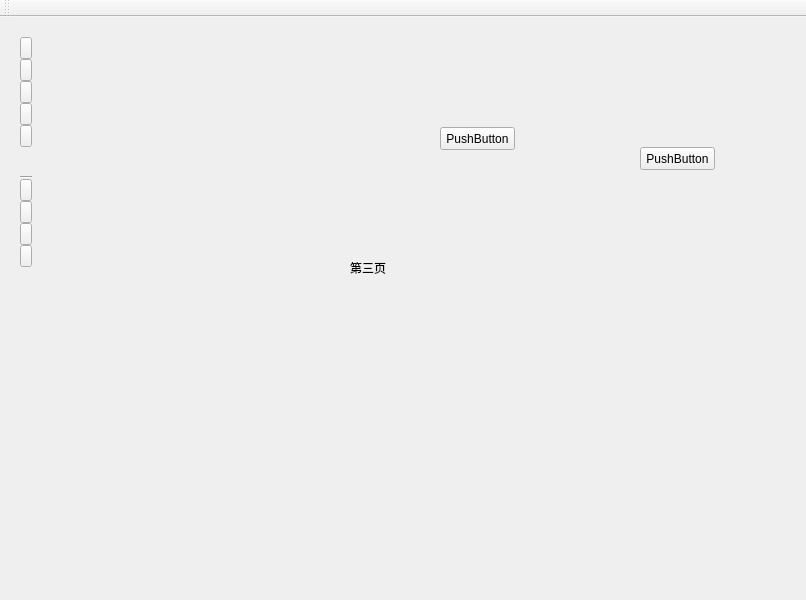
<?xml version="1.0" encoding="UTF-8"?>
<ui version="4.0">
 <class>MainWindow</class>
 <widget class="QMainWindow" name="MainWindow">
  <property name="geometry">
   <rect>
    <x>0</x>
    <y>0</y>
    <width>806</width>
    <height>600</height>
   </rect>
  </property>
  <property name="windowTitle">
   <string>MainWindow</string>
  </property>
  <widget class="QWidget" name="centralWidget">
   <widget class="QWidget" name="layoutWidget">
    <property name="geometry">
     <rect>
      <x>9</x>
      <y>9</y>
      <width>34</width>
      <height>252</height>
     </rect>
    </property>
    <layout class="QVBoxLayout" name="verticalLayout" stretch="2,2,2,2,2,16,2,2,3,2,2">
     <property name="spacing">
      <number>0</number>
     </property>
     <item>
      <widget class="QPushButton" name="pushButton">
       <property name="sizePolicy">
        <sizepolicy hsizetype="Expanding" vsizetype="Expanding">
         <horstretch>0</horstretch>
         <verstretch>0</verstretch>
        </sizepolicy>
       </property>
       <property name="text">
        <string notr="true"/>
       </property>
      </widget>
     </item>
     <item>
      <widget class="QPushButton" name="pushButton_2">
       <property name="sizePolicy">
        <sizepolicy hsizetype="Expanding" vsizetype="Expanding">
         <horstretch>0</horstretch>
         <verstretch>0</verstretch>
        </sizepolicy>
       </property>
       <property name="text">
        <string/>
       </property>
      </widget>
     </item>
     <item>
      <widget class="QPushButton" name="pushButton_3">
       <property name="sizePolicy">
        <sizepolicy hsizetype="Expanding" vsizetype="Expanding">
         <horstretch>0</horstretch>
         <verstretch>0</verstretch>
        </sizepolicy>
       </property>
       <property name="text">
        <string/>
       </property>
      </widget>
     </item>
     <item>
      <widget class="QPushButton" name="pushButton_4">
       <property name="sizePolicy">
        <sizepolicy hsizetype="Expanding" vsizetype="Expanding">
         <horstretch>0</horstretch>
         <verstretch>0</verstretch>
        </sizepolicy>
       </property>
       <property name="text">
        <string/>
       </property>
      </widget>
     </item>
     <item>
      <widget class="QPushButton" name="pushButton_5">
       <property name="sizePolicy">
        <sizepolicy hsizetype="Expanding" vsizetype="Expanding">
         <horstretch>0</horstretch>
         <verstretch>0</verstretch>
        </sizepolicy>
       </property>
       <property name="text">
        <string/>
       </property>
      </widget>
     </item>
     <item>
      <spacer name="verticalSpacer">
       <property name="orientation">
        <enum>Qt::Vertical</enum>
       </property>
       <property name="sizeHint" stdset="0">
        <size>
         <width>20</width>
         <height>40</height>
        </size>
       </property>
      </spacer>
     </item>
     <item>
      <widget class="Line" name="line">
       <property name="orientation">
        <enum>Qt::Horizontal</enum>
       </property>
      </widget>
     </item>
     <item>
      <widget class="QPushButton" name="pushButton_6">
       <property name="sizePolicy">
        <sizepolicy hsizetype="Expanding" vsizetype="Expanding">
         <horstretch>0</horstretch>
         <verstretch>0</verstretch>
        </sizepolicy>
       </property>
       <property name="text">
        <string/>
       </property>
      </widget>
     </item>
     <item>
      <widget class="QPushButton" name="pushButton_9">
       <property name="sizePolicy">
        <sizepolicy hsizetype="Expanding" vsizetype="Expanding">
         <horstretch>0</horstretch>
         <verstretch>0</verstretch>
        </sizepolicy>
       </property>
       <property name="text">
        <string/>
       </property>
      </widget>
     </item>
     <item>
      <widget class="QPushButton" name="pushButton_8">
       <property name="sizePolicy">
        <sizepolicy hsizetype="Expanding" vsizetype="Expanding">
         <horstretch>0</horstretch>
         <verstretch>0</verstretch>
        </sizepolicy>
       </property>
       <property name="text">
        <string/>
       </property>
      </widget>
     </item>
     <item>
      <widget class="QPushButton" name="pushButton_7">
       <property name="sizePolicy">
        <sizepolicy hsizetype="Expanding" vsizetype="Expanding">
         <horstretch>0</horstretch>
         <verstretch>0</verstretch>
        </sizepolicy>
       </property>
       <property name="text">
        <string/>
       </property>
      </widget>
     </item>
    </layout>
   </widget>
   <widget class="QStackedWidget" name="stackedWidget">
    <property name="geometry">
     <rect>
      <x>150</x>
      <y>30</y>
      <width>461</width>
      <height>401</height>
     </rect>
    </property>
    <property name="currentIndex">
     <number>2</number>
    </property>
    <widget class="QWidget" name="page">
     <widget class="QLabel" name="label_3">
      <property name="geometry">
       <rect>
        <x>110</x>
        <y>240</y>
        <width>111</width>
        <height>61</height>
       </rect>
      </property>
      <property name="text">
       <string>第一页</string>
      </property>
     </widget>
     <widget class="QPushButton" name="pushButton_16">
      <property name="geometry">
       <rect>
        <x>300</x>
        <y>70</y>
        <width>75</width>
        <height>23</height>
       </rect>
      </property>
      <property name="text">
       <string>PushButton</string>
      </property>
     </widget>
    </widget>
    <widget class="QWidget" name="page_2">
     <widget class="QPushButton" name="pushButton_13">
      <property name="geometry">
       <rect>
        <x>470</x>
        <y>180</y>
        <width>75</width>
        <height>23</height>
       </rect>
      </property>
      <property name="text">
       <string>PushButton</string>
      </property>
     </widget>
     <widget class="QLabel" name="label_4">
      <property name="geometry">
       <rect>
        <x>170</x>
        <y>250</y>
        <width>111</width>
        <height>61</height>
       </rect>
      </property>
      <property name="text">
       <string>第二页</string>
      </property>
     </widget>
     <widget class="QPushButton" name="pushButton_14">
      <property name="geometry">
       <rect>
        <x>320</x>
        <y>100</y>
        <width>75</width>
        <height>23</height>
       </rect>
      </property>
      <property name="text">
       <string>PushButton</string>
      </property>
     </widget>
    </widget>
    <widget class="QWidget" name="page_3">
     <widget class="QLabel" name="label">
      <property name="geometry">
       <rect>
        <x>200</x>
        <y>190</y>
        <width>111</width>
        <height>61</height>
       </rect>
      </property>
      <property name="text">
       <string>第三页</string>
      </property>
     </widget>
     <widget class="QPushButton" name="pushButton_15">
      <property name="geometry">
       <rect>
        <x>290</x>
        <y>80</y>
        <width>75</width>
        <height>23</height>
       </rect>
      </property>
      <property name="text">
       <string>PushButton</string>
      </property>
     </widget>
    </widget>
   </widget>
   <widget class="QPushButton" name="pushButton_12">
    <property name="geometry">
     <rect>
      <x>640</x>
      <y>130</y>
      <width>75</width>
      <height>23</height>
     </rect>
    </property>
    <property name="text">
     <string>PushButton</string>
    </property>
   </widget>
   <widget class="QSplitter" name="splitter">
    <property name="geometry">
     <rect>
      <x>71</x>
      <y>9</y>
      <width>16</width>
      <height>16</height>
     </rect>
    </property>
    <property name="orientation">
     <enum>Qt::Vertical</enum>
    </property>
   </widget>
  </widget>
  <widget class="QMenuBar" name="menuBar">
   <property name="geometry">
    <rect>
     <x>0</x>
     <y>0</y>
     <width>806</width>
     <height>23</height>
    </rect>
   </property>
  </widget>
  <widget class="QToolBar" name="mainToolBar">
   <attribute name="toolBarArea">
    <enum>TopToolBarArea</enum>
   </attribute>
   <attribute name="toolBarBreak">
    <bool>false</bool>
   </attribute>
  </widget>
 </widget>
 <layoutdefault spacing="6" margin="11"/>
 <resources/>
 <connections/>
</ui>
